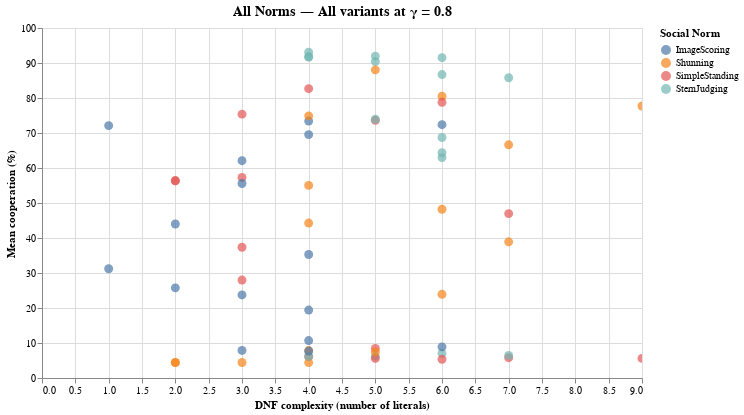

Notebook code for this chart:
### Code cell
import numpy as np
import pandas as pd
import altair as alt

# Import statsmodels for potential more advanced regression or to ensure required dependencies are available
# (though Altair's mark_regression handles the basic fit)
# import statsmodels.formula.api as smf # Not strictly needed for Altair's basic regression

# === Parameters ===
# chosen_base_norm = "SternJudging"    # 0) No longer filtering by a single norm
fixed_gamma = 0.8                      # 1) fix gamma value

# === 0) Filter to chosen base norm ===
# NOTE: merged_df is assumed to be defined and loaded before this code block runs
# We use the full merged_df, as requested.
df = merged_df.copy()

# === ensure gamma column consistency & rounding ===
if "gamma_center" not in df.columns and "gamma_gaussian_n" in df.columns:
    df = df.rename(columns={"gamma_gaussian_n": "gamma_center"})

if "gamma_center" not in df.columns:
    raise KeyError("No gamma column found ('gamma_center' or 'gamma_gaussian_n').")

# round to 1 decimal to avoid float noise and keep only exact bin values
df["gamma_center"] = pd.to_numeric(df["gamma_center"], errors="coerce").round(1)
valid_gammas = np.round(np.arange(0, 1.01, 0.1), 1)

# filter rows to valid gammas first (drops messy intermediate values)
df = df[df["gamma_center"].isin(valid_gammas)]

# === 1) Filter to the fixed gamma value ===
df_gamma = df[np.isclose(df["gamma_center"], fixed_gamma)].copy()
if df_gamma.empty:
    raise ValueError(f"No rows found for gamma = {fixed_gamma}. Check rounding or available gamma values.")

# === 2) Compute mean cooperation per variant (averaging across runs) ===
# We add "norm" to the groupby so we can distinguish them in the plot
df_gamma["average_cooperation"] = pd.to_numeric(df_gamma["average_cooperation"], errors="coerce")
variant_avg = (
    df_gamma
    .groupby(["norm", "variant_id", "DNF_literals", "Emotion_Leniency"], as_index=False)
    .agg(mean_coop=("average_cooperation", "mean"),
         runs=("average_cooperation", "count"))    # how many runs contributed
)

# convert to percent if values are proportions in [0,1]
if not variant_avg.empty and variant_avg["mean_coop"].max() <= 1.0:
    variant_avg["mean_coop_pct"] = variant_avg["mean_coop"] * 100.0
else:
    variant_avg["mean_coop_pct"] = variant_avg["mean_coop"]

# === 3) Use all averaged variants (no 'best of' filter) ===
# We are SKIPPING the step of choosing the maximal per complexity.
# We will plot all variants from variant_avg.

# Optional: ensure DNF_literals is int and sort
if not variant_avg.empty:
    variant_avg["DNF_literals"] = variant_avg["DNF_literals"].astype(int)
    variant_avg = variant_avg.sort_values("DNF_literals")
else:
    print(f"Warning: No data found after filtering for gamma = {fixed_gamma}. Chart will be empty.")


# === 4) Scatter plot: x = complexity, y = avg cooperation (plotting ALL variants) ===
# We must use :Q (Quantitative) for the x-axis for the regression to work.
x_encoding = alt.X("DNF_literals:Q", title="DNF complexity (number of literals)")
y_encoding = alt.Y("mean_coop_pct:Q", title="Mean cooperation (%)",
                   scale=alt.Scale(domain=[0, 100]))

chart = alt.Chart(variant_avg).mark_circle(size=80, opacity=0.7).encode(
    x=x_encoding,
    y=y_encoding,
    # Color by norm to distinguish the data points
    color=alt.Color("norm:N", title="Social Norm"),
    tooltip=[
        alt.Tooltip("norm:N", title="Norm"),
        alt.Tooltip("DNF_literals:Q", title="DNF literals"),
        alt.Tooltip("variant_id:N", title="Variant ID"),
        alt.Tooltip("mean_coop_pct:Q", title="Mean coop (%)", format=".2f"),
        alt.Tooltip("runs:Q", title="# runs"),
        alt.Tooltip("Emotion_Leniency:Q", title="Leniency")
    ]
).properties(
    width=600, height=350,
    title=f"All Norms — All variants at γ = {fixed_gamma}" # Updated title
).interactive() # Add interactive zoom/pan

# === 6) Combine the charts: Scatter + Regression Line ===
# The 'labels' chart was removed as it would be unreadable
chart_with_regression = (chart ).configure_title(fontSize=14)

chart_with_regression

### Figure 1 — Vega-Lite specification as saved in the notebook (floating-point values rounded to 4 significant figures)
{"config": {"view": {"continuousWidth": 400, "continuousHeight": 300}, "title": {"fontSize": 14}}, "data": {"name": "data-8e83da60279f749ea28dfc66f2a019f5"}, "mark": {"type": "circle", "opacity": 0.7, "size": 80}, "encoding": {"color": {"field": "norm", "title": "Social Norm", "type": "nominal"}, "tooltip": [{"field": "norm", "title": "Norm", "type": "nominal"}, {"field": "DNF_literals", "title": "DNF literals", "type": "quantitative"}, {"field": "variant_id", "title": "Variant ID", "type": "nominal"}, {"field": "mean_coop_pct", "format": ".2f", "title": "Mean coop (%)", "type": "quantitative"}, {"field": "runs", "title": "# runs", "type": "quantitative"}, {"field": "Emotion_Leniency", "title": "Leniency", "type": "quantitative"}], "x": {"field": "DNF_literals", "title": "DNF complexity (number of literals)", "type": "quantitative"}, "y": {"field": "mean_coop_pct", "scale": {"domain": [0, 100]}, "title": "Mean cooperation (%)", "type": "quantitative"}}, "height": 350, "selection": {"selector003": {"type": "interval", "bind": "scales", "encodings": ["x", "y"]}}, "title": "All Norms — All variants at γ = 0.8", "width": 600, "$schema": "https://vega.github.io/schema/vega-lite/v4.17.0.json", "datasets": {"data-8e83da60279f749ea28dfc66f2a019f5": [{"norm": "ImageScoring", "variant_id": "Image_Scoring_v1", "DNF_literals": 1, "Emotion_Leniency": 1.0, "mean_coop": 31.2, "runs": 50, "mean_coop_pct": 31.2}, {"norm": "ImageScoring", "variant_id": "Image_Scoring_v16", "DNF_literals": 1, "Emotion_Leniency": 0.0, "mean_coop": 72.11, "runs": 50, "mean_coop_pct": 72.11}, {"norm": "SimpleStanding", "variant_id": "Simple_Standing_v6", "DNF_literals": 2, "Emotion_Leniency": 0.5, "mean_coop": 56.4, "runs": 50, "mean_coop_pct": 56.4}, {"norm": "SimpleStanding", "variant_id": "Simple_Standing_v1", "DNF_literals": 2, "Emotion_Leniency": 1.0, "mean_coop": 56.3, "runs": 50, "mean_coop_pct": 56.3}, {"norm": "ImageScoring", "variant_id": "Image_Scoring_v13", "DNF_literals": 2, "Emotion_Leniency": 0.5, "mean_coop": 43.99, "runs": 50, "mean_coop_pct": 43.99}, {"norm": "Shunning", "variant_id": "Shunning_v6", "DNF_literals": 2, "Emotion_Leniency": 0.5, "mean_coop": 4.45, "runs": 50, "mean_coop_pct": 4.45}, {"norm": "ImageScoring", "variant_id": "Image_Scoring_v4", "DNF_literals": 2, "Emotion_Leniency": 0.5, "mean_coop": 25.76, "runs": 50, "mean_coop_pct": 25.76}, {"norm": "Shunning", "variant_id": "Shunning_v1", "DNF_literals": 2, "Emotion_Leniency": 1.0, "mean_coop": 4.391, "runs": 50, "mean_coop_pct": 4.391}, {"norm": "SimpleStanding", "variant_id": "Simple_Standing_v5", "DNF_literals": 3, "Emotion_Leniency": 0.75, "mean_coop": 27.99, "runs": 50, "mean_coop_pct": 27.99}, {"norm": "SimpleStanding", "variant_id": "Simple_Standing_v8", "DNF_literals": 3, "Emotion_Leniency": 0.25, "mean_coop": 75.39, "runs": 55, "mean_coop_pct": 75.39}, {"norm": "SimpleStanding", "variant_id": "Simple_Standing_v9", "DNF_literals": 3, "Emotion_Leniency": 0.75, "mean_coop": 37.36, "runs": 50, "mean_coop_pct": 37.36}, {"norm": "Shunning", "variant_id": "Shunning_v2", "DNF_literals": 3, "Emotion_Leniency": 0.75, "mean_coop": 4.422, "runs": 50, "mean_coop_pct": 4.422}, {"norm": "ImageScoring", "variant_id": "Image_Scoring_v9", "DNF_literals": 3, "Emotion_Leniency": 0.75, "mean_coop": 23.73, "runs": 50, "mean_coop_pct": 23.73}, {"norm": "SimpleStanding", "variant_id": "Simple_Standing_v2", "DNF_literals": 3, "Emotion_Leniency": 0.75, "mean_coop": 57.31, "runs": 50, "mean_coop_pct": 57.31}, {"norm": "ImageScoring", "variant_id": "Image_Scoring_v5", "DNF_literals": 3, "Emotion_Leniency": 0.75, "mean_coop": 7.879, "runs": 50, "mean_coop_pct": 7.879}, {"norm": "ImageScoring", "variant_id": "Image_Scoring_v14", "DNF_literals": 3, "Emotion_Leniency": 0.25, "mean_coop": 62.09, "runs": 50, "mean_coop_pct": 62.09}, {"norm": "ImageScoring", "variant_id": "Image_Scoring_v15", "DNF_literals": 3, "Emotion_Leniency": 0.25, "mean_coop": 55.58, "runs": 50, "mean_coop_pct": 55.58}, {"norm": "ImageScoring", "variant_id": "Image_Scoring_v8", "DNF_literals": 4, "Emotion_Leniency": 0.25, "mean_coop": 10.7, "runs": 50, "mean_coop_pct": 10.7}, {"norm": "SternJudging", "variant_id": "Stern_Judging_v6", "DNF_literals": 4, "Emotion_Leniency": 0.5, "mean_coop": 91.72, "runs": 50, "mean_coop_pct": 91.72}, {"norm": "ImageScoring", "variant_id": "Image_Scoring_v11", "DNF_literals": 4, "Emotion_Leniency": 0.5, "mean_coop": 73.41, "runs": 55, "mean_coop_pct": 73.41}, {"norm": "SimpleStanding", "variant_id": "Simple_Standing_v10", "DNF_literals": 4, "Emotion_Leniency": 0.5, "mean_coop": 6.105, "runs": 50, "mean_coop_pct": 6.105}, {"norm": "ImageScoring", "variant_id": "Image_Scoring_v12", "DNF_literals": 4, "Emotion_Leniency": 0.25, "mean_coop": 69.54, "runs": 50, "mean_coop_pct": 69.54}, {"norm": "Shunning", "variant_id": "Shunning_v7", "DNF_literals": 4, "Emotion_Leniency": 0.5, "mean_coop": 7.839, "runs": 49, "mean_coop_pct": 7.839}, {"norm": "Shunning", "variant_id": "Shunning_v5", "DNF_literals": 4, "Emotion_Leniency": 0.75, "mean_coop": 4.411, "runs": 47, "mean_coop_pct": 4.411}, {"norm": "ImageScoring", "variant_id": "Image_Scoring_v2", "DNF_literals": 4, "Emotion_Leniency": 0.75, "mean_coop": 19.41, "runs": 50, "mean_coop_pct": 19.41}, {"norm": "Shunning", "variant_id": "Shunning_v3", "DNF_literals": 4, "Emotion_Leniency": 0.75, "mean_coop": 44.26, "runs": 48, "mean_coop_pct": 44.26}, {"norm": "ImageScoring", "variant_id": "Image_Scoring_v3", "DNF_literals": 4, "Emotion_Leniency": 0.75, "mean_coop": 35.29, "runs": 50, "mean_coop_pct": 35.29}, {"norm": "SternJudging", "variant_id": "Stern_Judging_v1", "DNF_literals": 4, "Emotion_Leniency": 1.0, "mean_coop": 93.08, "runs": 50, "mean_coop_pct": 93.08}, {"norm": "SternJudging", "variant_id": "Stern_Judging_v11", "DNF_literals": 4, "Emotion_Leniency": 0.5, "mean_coop": 91.77, "runs": 50, "mean_coop_pct": 91.77}, {"norm": "Shunning", "variant_id": "Shunning_v14", "DNF_literals": 4, "Emotion_Leniency": 0.25, "mean_coop": 74.9, "runs": 50, "mean_coop_pct": 74.9}, {"norm": "Shunning", "variant_id": "Shunning_v13", "DNF_literals": 4, "Emotion_Leniency": 0.5, "mean_coop": 55.03, "runs": 50, "mean_coop_pct": 55.03}, {"norm": "SimpleStanding", "variant_id": "Simple_Standing_v4", "DNF_literals": 4, "Emotion_Leniency": 0.5, "mean_coop": 82.67, "runs": 50, "mean_coop_pct": 82.67}, {"norm": "SternJudging", "variant_id": "Stern_Judging_v16", "DNF_literals": 4, "Emotion_Leniency": 0.0, "mean_coop": 6.172, "runs": 50, "mean_coop_pct": 6.172}, {"norm": "ImageScoring", "variant_id": "Image_Scoring_v6", "DNF_literals": 4, "Emotion_Leniency": 0.5, "mean_coop": 7.688, "runs": 50, "mean_coop_pct": 7.688}, {"norm": "SimpleStanding", "variant_id": "Simple_Standing_v7", "DNF_literals": 5, "Emotion_Leniency": 0.5, "mean_coop": 73.65, "runs": 50, "mean_coop_pct": 73.65}, {"norm": "SternJudging", "variant_id": "Stern_Judging_v12", "DNF_literals": 5, "Emotion_Leniency": 0.25, "mean_coop": 73.91, "runs": 50, "mean_coop_pct": 73.91}, {"norm": "SternJudging", "variant_id": "Stern_Judging_v2", "DNF_literals": 5, "Emotion_Leniency": 0.75, "mean_coop": 90.41, "runs": 50, "mean_coop_pct": 90.41}, {"norm": "SternJudging", "variant_id": "Stern_Judging_v14", "DNF_literals": 5, "Emotion_Leniency": 0.25, "mean_coop": 6.179, "runs": 50, "mean_coop_pct": 6.179}, {"norm": "Shunning", "variant_id": "Shunning_v9", "DNF_literals": 5, "Emotion_Leniency": 0.75, "mean_coop": 88.04, "runs": 49, "mean_coop_pct": 88.04}, {"norm": "SternJudging", "variant_id": "Stern_Judging_v9", "DNF_literals": 5, "Emotion_Leniency": 0.75, "mean_coop": 91.97, "runs": 50, "mean_coop_pct": 91.97}, {"norm": "SimpleStanding", "variant_id": "Simple_Standing_v13", "DNF_literals": 5, "Emotion_Leniency": 0.5, "mean_coop": 5.593, "runs": 50, "mean_coop_pct": 5.593}, {"norm": "SimpleStanding", "variant_id": "Simple_Standing_v12", "DNF_literals": 5, "Emotion_Leniency": 0.25, "mean_coop": 8.458, "runs": 49, "mean_coop_pct": 8.458}, {"norm": "Shunning", "variant_id": "Shunning_v8", "DNF_literals": 5, "Emotion_Leniency": 0.25, "mean_coop": 7.46, "runs": 50, "mean_coop_pct": 7.46}, {"norm": "SternJudging", "variant_id": "Stern_Judging_v15", "DNF_literals": 6, "Emotion_Leniency": 0.25, "mean_coop": 7.037, "runs": 50, "mean_coop_pct": 7.037}, {"norm": "SternJudging", "variant_id": "Stern_Judging_v3", "DNF_literals": 6, "Emotion_Leniency": 0.75, "mean_coop": 86.69, "runs": 50, "mean_coop_pct": 86.69}, {"norm": "SternJudging", "variant_id": "Stern_Judging_v5", "DNF_literals": 6, "Emotion_Leniency": 0.75, "mean_coop": 91.51, "runs": 50, "mean_coop_pct": 91.51}, {"norm": "Shunning", "variant_id": "Shunning_v15", "DNF_literals": 6, "Emotion_Leniency": 0.25, "mean_coop": 48.22, "runs": 50, "mean_coop_pct": 48.22}, {"norm": "SternJudging", "variant_id": "Stern_Judging_v10", "DNF_literals": 6, "Emotion_Leniency": 0.5, "mean_coop": 62.97, "runs": 50, "mean_coop_pct": 62.97}, {"norm": "Shunning", "variant_id": "Shunning_v4", "DNF_literals": 6, "Emotion_Leniency": 0.5, "mean_coop": 23.9, "runs": 50, "mean_coop_pct": 23.9}, {"norm": "Shunning", "variant_id": "Shunning_v10", "DNF_literals": 6, "Emotion_Leniency": 0.5, "mean_coop": 80.5, "runs": 50, "mean_coop_pct": 80.5}, {"norm": "SternJudging", "variant_id": "Stern_Judging_v8", "DNF_literals": 6, "Emotion_Leniency": 0.25, "mean_coop": 68.72, "runs": 50, "mean_coop_pct": 68.72}, {"norm": "SternJudging", "variant_id": "Stern_Judging_v7", "DNF_literals": 6, "Emotion_Leniency": 0.5, "mean_coop": 64.36, "runs": 50, "mean_coop_pct": 64.36}, {"norm": "SimpleStanding", "variant_id": "Simple_Standing_v3", "DNF_literals": 6, "Emotion_Leniency": 0.75, "mean_coop": 78.77, "runs": 50, "mean_coop_pct": 78.77}, {"norm": "SimpleStanding", "variant_id": "Simple_Standing_v14", "DNF_literals": 6, "Emotion_Leniency": 0.25, "mean_coop": 5.365, "runs": 50, "mean_coop_pct": 5.365}, {"norm": "ImageScoring", "variant_id": "Image_Scoring_v10", "DNF_literals": 6, "Emotion_Leniency": 0.5, "mean_coop": 72.37, "runs": 50, "mean_coop_pct": 72.37}, {"norm": "ImageScoring", "variant_id": "Image_Scoring_v7", "DNF_literals": 6, "Emotion_Leniency": 0.5, "mean_coop": 8.893, "runs": 50, "mean_coop_pct": 8.893}, {"norm": "SternJudging", "variant_id": "Stern_Judging_v4", "DNF_literals": 7, "Emotion_Leniency": 0.5, "mean_coop": 85.79, "runs": 50, "mean_coop_pct": 85.79}, {"norm": "SimpleStanding", "variant_id": "Simple_Standing_v16", "DNF_literals": 7, "Emotion_Leniency": 0.0, "mean_coop": 5.799, "runs": 50, "mean_coop_pct": 5.799}, {"norm": "SternJudging", "variant_id": "Stern_Judging_v13", "DNF_literals": 7, "Emotion_Leniency": 0.5, "mean_coop": 6.454, "runs": 50, "mean_coop_pct": 6.454}, {"norm": "Shunning", "variant_id": "Shunning_v16", "DNF_literals": 7, "Emotion_Leniency": 0.0, "mean_coop": 66.62, "runs": 50, "mean_coop_pct": 66.62}, {"norm": "SimpleStanding", "variant_id": "Simple_Standing_v11", "DNF_literals": 7, "Emotion_Leniency": 0.5, "mean_coop": 46.97, "runs": 50, "mean_coop_pct": 46.97}, {"norm": "Shunning", "variant_id": "Shunning_v11", "DNF_literals": 7, "Emotion_Leniency": 0.5, "mean_coop": 38.91, "runs": 50, "mean_coop_pct": 38.91}, {"norm": "SimpleStanding", "variant_id": "Simple_Standing_v15", "DNF_literals": 9, "Emotion_Leniency": 0.25, "mean_coop": 5.605, "runs": 50, "mean_coop_pct": 5.605}, {"norm": "Shunning", "variant_id": "Shunning_v12", "DNF_literals": 9, "Emotion_Leniency": 0.25, "mean_coop": 77.72, "runs": 24, "mean_coop_pct": 77.72}]}}
